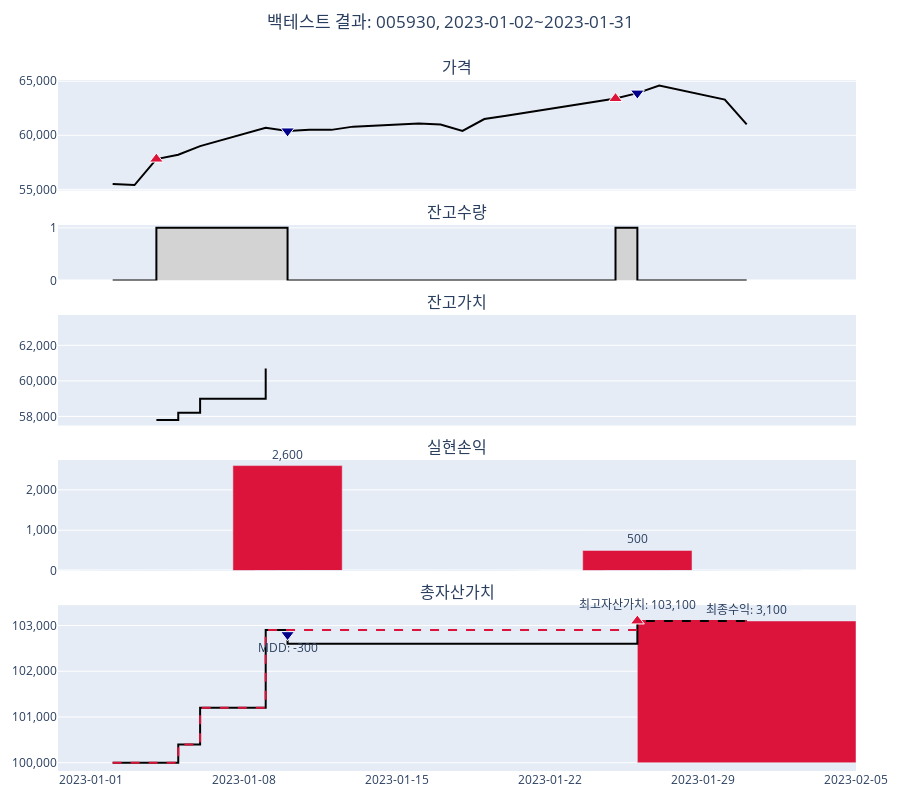

Notebook code cell kept with this figure:
### Code cell
kq.backtest_plot_stock_daily(df_result8)

### Figure 1 — Plotly figure (JSON) as saved in the notebook; plotly's stock layout.template omitted (floating-point values rounded to 4 significant figures)
{"data": [{"marker": {"color": "#000000"}, "mode": "lines", "name": "가격", "type": "scatter", "x": ["2023-01-02T00:00:00", "2023-01-03T00:00:00", "2023-01-04T00:00:00", "2023-01-05T00:00:00", "2023-01-06T00:00:00", "2023-01-09T00:00:00", "2023-01-10T00:00:00", "2023-01-11T00:00:00", "2023-01-12T00:00:00", "2023-01-13T00:00:00", "2023-01-16T00:00:00", "2023-01-17T00:00:00", "2023-01-18T00:00:00", "2023-01-19T00:00:00", "2023-01-20T00:00:00", "2023-01-25T00:00:00", "2023-01-26T00:00:00", "2023-01-27T00:00:00", "2023-01-30T00:00:00", "2023-01-31T00:00:00"], "xaxis": "x5", "y": [55500, 55400, 57800, 58200, 59000, 60700, 60400, 60500, 60500, 60800, 61100, 61000, 60400, 61500, 61800, 63400, 63900, 64600, 63300, 61000], "yaxis": "y"}, {"marker": {"color": "#DC143C", "line": {"color": "white", "width": 1}, "size": 12, "symbol": "triangle-up"}, "mode": "markers", "name": "매수", "type": "scatter", "x": ["2023-01-04T00:00:00", "2023-01-25T00:00:00"], "xaxis": "x5", "y": [57800, 63400], "yaxis": "y"}, {"marker": {"color": "#00008B", "line": {"color": "white", "width": 1}, "size": 12, "symbol": "triangle-down"}, "mode": "markers", "name": "매도", "type": "scatter", "x": ["2023-01-10T00:00:00", "2023-01-26T00:00:00"], "xaxis": "x5", "y": [60400, 63900], "yaxis": "y"}, {"fill": "tozeroy", "fillcolor": "lightgray", "line": {"color": "#000000", "shape": "hv"}, "mode": "lines", "name": "잔고수량", "type": "scatter", "x": ["2023-01-02T00:00:00", "2023-01-03T00:00:00", "2023-01-04T00:00:00", "2023-01-05T00:00:00", "2023-01-06T00:00:00", "2023-01-09T00:00:00", "2023-01-10T00:00:00", "2023-01-11T00:00:00", "2023-01-12T00:00:00", "2023-01-13T00:00:00", "2023-01-16T00:00:00", "2023-01-17T00:00:00", "2023-01-18T00:00:00", "2023-01-19T00:00:00", "2023-01-20T00:00:00", "2023-01-25T00:00:00", "2023-01-26T00:00:00", "2023-01-27T00:00:00", "2023-01-30T00:00:00", "2023-01-31T00:00:00"], "xaxis": "x5", "y": [0, 0, 1, 1, 1, 1, 0, 0, 0, 0, 0, 0, 0, 0, 0, 1, 0, 0, 0, 0], "yaxis": "y2"}, {"line": {"color": "#000000", "shape": "hv"}, "mode": "lines", "name": "잔고가치", "type": "scatter", "x": ["2023-01-02T00:00:00", "2023-01-03T00:00:00", "2023-01-04T00:00:00", "2023-01-05T00:00:00", "2023-01-06T00:00:00", "2023-01-09T00:00:00", "2023-01-10T00:00:00", "2023-01-11T00:00:00", "2023-01-12T00:00:00", "2023-01-13T00:00:00", "2023-01-16T00:00:00", "2023-01-17T00:00:00", "2023-01-18T00:00:00", "2023-01-19T00:00:00", "2023-01-20T00:00:00", "2023-01-25T00:00:00", "2023-01-26T00:00:00", "2023-01-27T00:00:00", "2023-01-30T00:00:00", "2023-01-31T00:00:00"], "xaxis": "x5", "y": [null, null, 57800, 58200, 59000, 60700, null, null, null, null, null, null, null, null, null, 63400, null, null, null, null], "yaxis": "y3"}, {"cliponaxis": false, "marker": {"color": ["#00008B", "#00008B", "#00008B", "#00008B", "#00008B", "#00008B", "#DC143C", "#00008B", "#00008B", "#00008B", "#00008B", "#00008B", "#00008B", "#00008B", "#00008B", "#00008B", "#DC143C", "#00008B", "#00008B", "#00008B"]}, "name": "실현손익", "text": ["", "", "", "", "", "", "2,600", "", "", "", "", "", "", "", "", "", "500", "", "", ""], "textposition": "outside", "type": "bar", "width": 432000000, "x": ["2023-01-02T00:00:00", "2023-01-03T00:00:00", "2023-01-04T00:00:00", "2023-01-05T00:00:00", "2023-01-06T00:00:00", "2023-01-09T00:00:00", "2023-01-10T00:00:00", "2023-01-11T00:00:00", "2023-01-12T00:00:00", "2023-01-13T00:00:00", "2023-01-16T00:00:00", "2023-01-17T00:00:00", "2023-01-18T00:00:00", "2023-01-19T00:00:00", "2023-01-20T00:00:00", "2023-01-25T00:00:00", "2023-01-26T00:00:00", "2023-01-27T00:00:00", "2023-01-30T00:00:00", "2023-01-31T00:00:00"], "xaxis": "x5", "y": [0, 0, 0, 0, 0, 0, 2600, 0, 0, 0, 0, 0, 0, 0, 0, 0, 500, 0, 0, 0], "yaxis": "y4"}, {"line": {"color": "#000000", "shape": "hv"}, "mode": "lines", "name": "총자산가치", "type": "scatter", "x": ["2023-01-02T00:00:00", "2023-01-03T00:00:00", "2023-01-04T00:00:00", "2023-01-05T00:00:00", "2023-01-06T00:00:00", "2023-01-09T00:00:00", "2023-01-10T00:00:00", "2023-01-11T00:00:00", "2023-01-12T00:00:00", "2023-01-13T00:00:00", "2023-01-16T00:00:00", "2023-01-17T00:00:00", "2023-01-18T00:00:00", "2023-01-19T00:00:00", "2023-01-20T00:00:00", "2023-01-25T00:00:00", "2023-01-26T00:00:00", "2023-01-27T00:00:00", "2023-01-30T00:00:00", "2023-01-31T00:00:00"], "xaxis": "x5", "y": [100000, 100000, 100000, 100400, 101200, 102900, 102600, 102600, 102600, 102600, 102600, 102600, 102600, 102600, 102600, 102600, 103100, 103100, 103100, 103100], "yaxis": "y5"}, {"line": {"color": "#DC143C", "dash": "dash", "shape": "hv"}, "mode": "lines", "name": "최고자산가치", "type": "scatter", "x": ["2023-01-02T00:00:00", "2023-01-03T00:00:00", "2023-01-04T00:00:00", "2023-01-05T00:00:00", "2023-01-06T00:00:00", "2023-01-09T00:00:00", "2023-01-10T00:00:00", "2023-01-11T00:00:00", "2023-01-12T00:00:00", "2023-01-13T00:00:00", "2023-01-16T00:00:00", "2023-01-17T00:00:00", "2023-01-18T00:00:00", "2023-01-19T00:00:00", "2023-01-20T00:00:00", "2023-01-25T00:00:00", "2023-01-26T00:00:00", "2023-01-27T00:00:00", "2023-01-30T00:00:00", "2023-01-31T00:00:00"], "xaxis": "x5", "y": [100000, 100000, 100000, 100400, 101200, 102900, 102900, 102900, 102900, 102900, 102900, 102900, 102900, 102900, 102900, 102900, 103100, 103100, 103100, 103100], "yaxis": "y5"}, {"base": [100000], "cliponaxis": false, "marker": {"color": ["#DC143C"]}, "name": "최종손익", "text": ["최종수익: 3,100"], "textposition": "outside", "type": "bar", "width": 864000000, "x": ["2023-01-31T00:00:00"], "xaxis": "x5", "y": [3100], "yaxis": "y5"}, {"cliponaxis": false, "marker": {"color": ["#DC143C", "#00008B"], "line": {"color": "white", "width": 1}, "size": 12, "symbol": ["triangle-up", "triangle-down"]}, "mode": "markers+text", "name": "", "text": ["최고자산가치: 103,100", "MDD: -300"], "textposition": ["top center", "bottom center"], "type": "scatter", "x": ["2023-01-26T00:00:00", "2023-01-10T00:00:00"], "xaxis": "x5", "y": [103100, 102800], "yaxis": "y5"}], "layout": {"annotations": [{"font": {"size": 16}, "showarrow": false, "text": "가격", "x": 0.5, "xanchor": "center", "xref": "paper", "y": 1, "yanchor": "bottom", "yref": "paper"}, {"font": {"size": 16}, "showarrow": false, "text": "잔고수량", "x": 0.5, "xanchor": "center", "xref": "paper", "y": 0.79, "yanchor": "bottom", "yref": "paper"}, {"font": {"size": 16}, "showarrow": false, "text": "잔고가치", "x": 0.5, "xanchor": "center", "xref": "paper", "y": 0.66, "yanchor": "bottom", "yref": "paper"}, {"font": {"size": 16}, "showarrow": false, "text": "실현손익", "x": 0.5, "xanchor": "center", "xref": "paper", "y": 0.45, "yanchor": "bottom", "yref": "paper"}, {"font": {"size": 16}, "showarrow": false, "text": "총자산가치", "x": 0.5, "xanchor": "center", "xref": "paper", "y": 0.24, "yanchor": "bottom", "yref": "paper"}], "height": 800, "hovermode": "x unified", "margin": {"b": 25, "l": 25, "r": 25, "t": 80}, "showlegend": false, "title": {"text": "백테스트 결과: 005930, 2023-01-02~2023-01-31", "x": 0.5, "y": 0.98}, "uniformtext": {"minsize": 12, "mode": "show"}, "xaxis": {"anchor": "y", "domain": [0, 1], "matches": "x5", "showticklabels": false}, "xaxis2": {"anchor": "y2", "domain": [0, 1], "matches": "x5", "showticklabels": false}, "xaxis3": {"anchor": "y3", "domain": [0, 1], "matches": "x5", "showticklabels": false}, "xaxis4": {"anchor": "y4", "domain": [0, 1], "matches": "x5", "showticklabels": false}, "xaxis5": {"anchor": "y5", "domain": [0, 1], "hoverformat": "%Y-%m-%d", "showticklabels": true, "tickformat": "%Y-%m-%d"}, "yaxis": {"anchor": "x", "domain": [0.84, 1], "tickformat": ",d"}, "yaxis2": {"anchor": "x2", "domain": [0.71, 0.79], "dtick": "L1"}, "yaxis3": {"anchor": "x3", "domain": [0.5, 0.66], "tickformat": ",d"}, "yaxis4": {"anchor": "x4", "domain": [0.29, 0.45], "tickformat": ",d"}, "yaxis5": {"anchor": "x5", "domain": [0, 0.24], "tickformat": ",d"}}}
